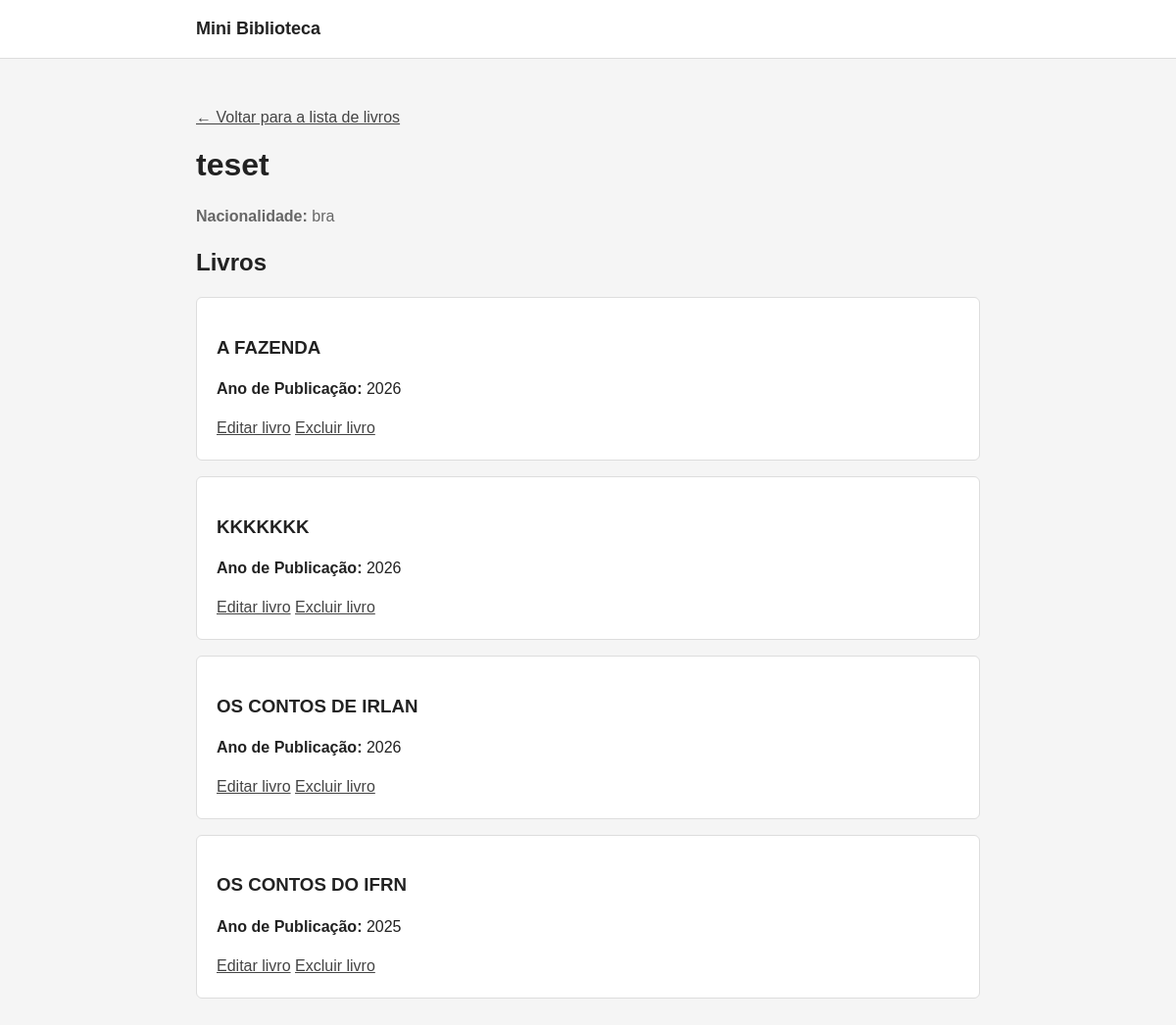
/autores/1/, run on an earlier commit of the app's database.
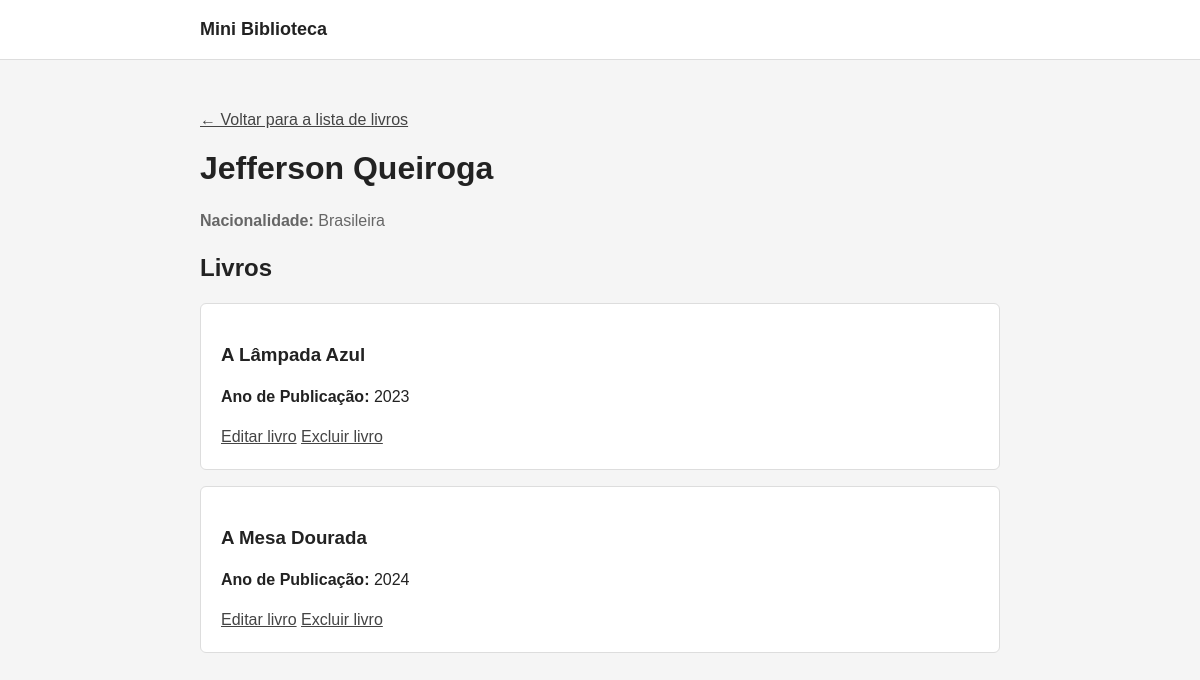
And on a later commit of the database.
### biblioteca/models.py (models this page shows, shortened)
class Author(models.Model):
    name = models.CharField(max_length=120)
    nationality = models.CharField(max_length=60, blank=True)
    class Meta:
        ordering = ["name"]
        verbose_name = "autor"
        verbose_name_plural = "autores"

class Book(models.Model):
    title = models.CharField(
        max_length=200,
        validators=[MinLengthValidator(3, "O título deve ter pelo menos 3 caracteres.")],
    )
    authors = models.ManyToManyField(Author, related_name="books")
    categories = models.ManyToManyField(Category, blank=True, related_name="books")
    year_of_publication = models.IntegerField(validators=[validar_ano_publicacao])
    available = models.BooleanField(default=True)
    pages = models.PositiveIntegerField(
        "Páginas",
        null=True,
        blank=True,
        validators=[
            MinValueValidator(1, "O livro deve ter pelo menos 1 página."),
            MaxValueValidator(5000, "O livro pode possuir no máximo 5000 páginas."),
        ],
    )
    isbn = models.CharField(
        "ISBN",
        blank=True,
        max_length=13,
        validators=[
            RegexValidator(r"^\d{13}$", "O ISBN deve possuir exatamente 13 dígitos numéricos."),
        ],
    )
    capa = models.ImageField(
        "Capa",
        upload_to="capas/",
        blank=True,
        validators=[
            validar_tamanho_arquivo,
            FileExtensionValidator(allowed_extensions=["jpg", "jpeg", "png"]),
        ],
    )

### biblioteca/views.py (the view)
# urls.py: path("autores/<int:pk>/", AuthorDetailView.as_view(), name="author_detail"),
class AuthorDetailView(DetailView):
    model = Author
    template_name = "author_detail.html"
    context_object_name = "author"
    def get_context_data(self, **kwargs):
        context = super().get_context_data(**kwargs)
        context["books"] = self.object.books.order_by("title").prefetch_related("authors")
        return context

### biblioteca/templates/author_detail.html (shortened to what this page needs)
{% extends "base.html" %}
{% block content %}
    <p><a href="{% url 'book_list' %}">&larr; Voltar para a lista de livros</a></p>
    <h1>{{ author.name }}</h1>
    {% if author.nationality %}
        <p class="muted"><strong>Nacionalidade:</strong> {{ author.nationality }}</p>
    {% endif %}
    <h2>Livros</h2>
    {% for book in books %}
        <article class="card">
            <h3>{{ book.title }}</h3>
            <p><strong>Ano de Publicação:</strong> {{ book.year_of_publication }}</p>
            <a href="{% url 'book_edit' book.pk %}?author_id={{ author.pk }}">Editar livro</a>
            <a href="{% url 'book_delete' book.pk %}">Excluir livro</a>
        </article>
    {% empty %}
        <p class="card muted">Este autor ainda não tem livros cadastrados.</p>
    {% endfor %}
{% endblock %}

What changed in the data, as far as the page shows it:
no longer on this page (row edited): Book: title "A FAZENDA", year_of_publication "2026"
no longer on this page (row edited): Book: title "KKKKKKK", year_of_publication "2026"
no longer on this page (row edited): Book: title "OS CONTOS DE IRLAN", year_of_publication "2026"
changed Author: name "teset" → "Jefferson Queiroga"; nationality "bra" → "Brasileira"
changed Book: title "OS CONTOS DO IFRN" → "A Lâmpada Azul"; year_of_publication "2025" → "2023"
added Book: title "A Mesa Dourada", year_of_publication "2024"
